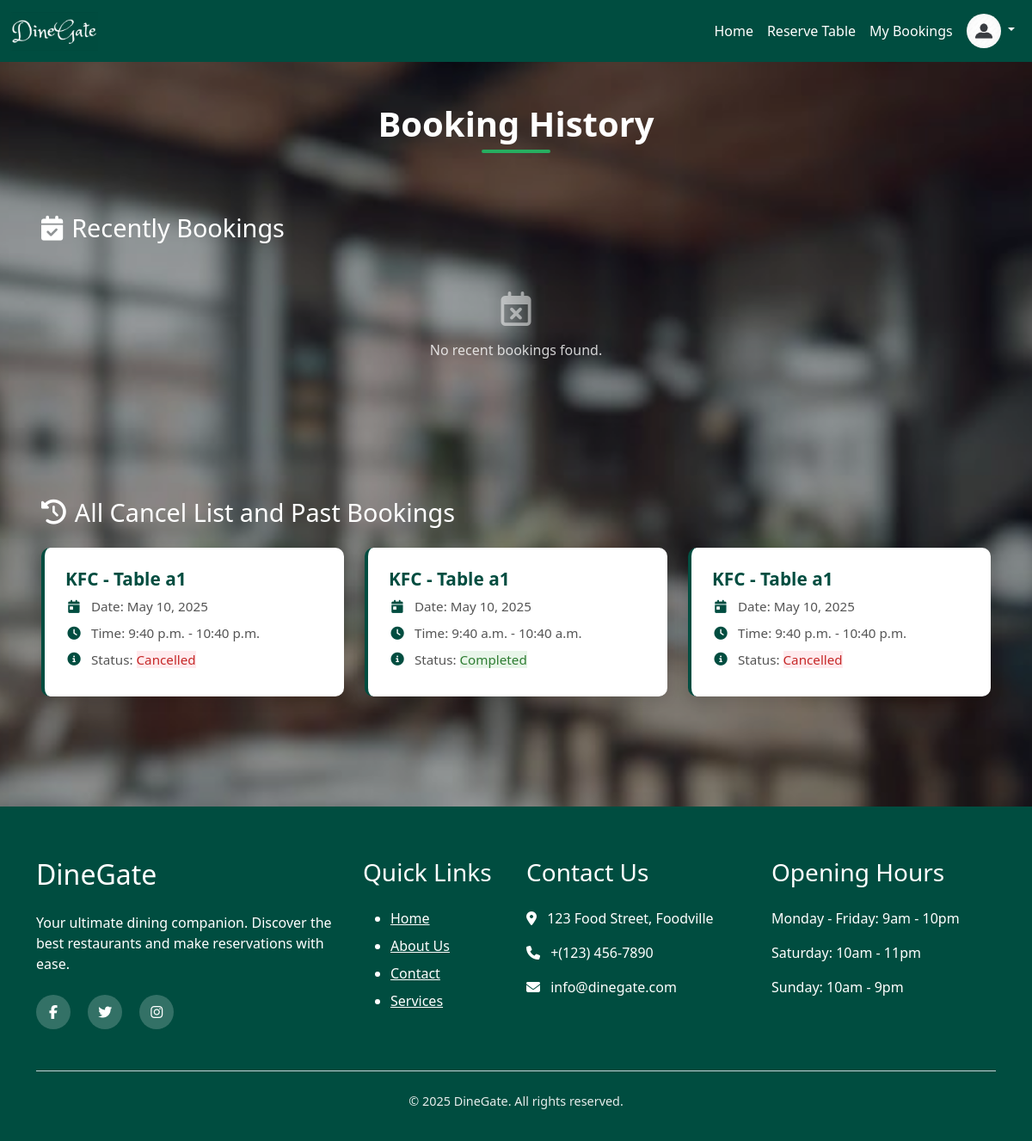
The page /Book_history/ (signed in) on the database its author committed.
### reservation/models.py (models this page shows, shortened)
class TableReservation(models.Model):
    user=models.ForeignKey(CustomerUser,on_delete=models.CASCADE)
    restaurant=models.ForeignKey(Restaurant ,on_delete=models.CASCADE)
    table=models.ForeignKey(Table_list ,on_delete=models.CASCADE)
    reserve_date=models.DateField()
    start_time=models.TimeField()
    end_time=models.TimeField()
    status_choice=(
        ('confirm','confirm'),
        ('cancel','cancel'),
    )
    status=models.CharField(max_length=100,choices=status_choice)
    def __str__(self):
        return (f"user: {self.user.user_name} ,Restau_name: {self.restaurant.restaurant_name}")

class Table_list(models.Model):
    restaurant=models.ForeignKey(Restaurant ,on_delete=models.CASCADE)
    table_no=models.CharField(max_length=100,blank=True,null=True)
    date=models.DateField(blank=True,null=True)
    start_time=models.TimeField(blank=True,null=True)
    end_time=models.TimeField(blank=True,null=True)
    no_of_people=models.IntegerField(blank=True,null=True)
    is_available = models.BooleanField(default=True)
    class Meta:
        unique_together = ('restaurant', 'table_no', 'date', 'start_time', 'end_time')

### restaurant/models.py (models this page shows, shortened)
class Restaurant(models.Model):
    restaurant_name=models.CharField(max_length=200)
    s_time=models.TimeField(blank=True,null=True)
    e_time=models.TimeField(blank=True,null=True)
    min_price=models.IntegerField(blank=True,null=True)
    max_price=models.IntegerField(blank=True,null=True)
    city=models.CharField(max_length=100)
    area=models.CharField(max_length=100)
    location=models.CharField(max_length=200)
    email=models.EmailField(max_length=100,blank=True,null=True)
    contact_no=models.IntegerField(blank=True,null=True)
    business_reg_id=models.IntegerField()
    password = models.CharField(max_length=128,blank=True,null=True)
    logo=models.ImageField(blank=True,null=True)
    role = models.CharField(max_length=20, default='restaurant')
    slug = models.SlugField(unique=True, blank=True,null=True)

### reservation/views.py (the view)
# urls.py: path('Book_history/',rv_views.Book_history,name='Book_history'),
def Book_history(request):
    customer_id = request.session.get('user_id')
    if not customer_id:
        return redirect('login')
    try:
        customer = CustomerUser.objects.get(id=customer_id)
    except CustomerUser.DoesNotExist:
        return redirect('login')
    now = timezone.now()
    today = now.date()
    current_time = now.time()
    bookings = TableReservation.objects.filter(user=customer).order_by('-reserve_date')
    recently_booking = []
    past = []
    for b in bookings:
        if b.reserve_date > today or (b.reserve_date == today and b.end_time >= current_time):
             if b.status=='confirm':
                recently_booking.append(b)
             else:
                past.append(b)
        else:
            past.append(b)
    print(past)
    return render(request,'reservation/Book_history.html' ,{'recently_booking': recently_booking,'past': past})

### account/context_processors.py (called while the page is built)
def user_role(request):
    user = None
    role = None
    if request.session.get('user_id'):
        try:
            user = CustomerUser.objects.get(id=request.session['user_id'])
            role = 'customer'
        except CustomerUser.DoesNotExist:
            pass
    elif request.session.get('restaurant_id'):
        try:
            user = Restaurant.objects.get(id=request.session['restaurant_id'])
            role = 'restaurant'
        except Restaurant.DoesNotExist:
            pass
    return {
        'logged_user': user,
        'logged_role': role,
    }

### template/reservation/Book_history.html
{% extends 'base.html' %}
{% load static %}
{% block content %}
<div class="booking-history-container" style="
    background: linear-gradient(rgba(0, 0, 0, 0.3), rgba(0, 0, 0, 0.3)),
                url('{% static 'images/back2.jpg' %}') no-repeat center center fixed;
    background-size: cover;
    min-height: 100vh;
    padding: 3rem 1rem;
">
    <div class="booking-header">
        <h1 class="booking-title">Booking History</h1>
    </div>
    <section class="booking-section">
        <h2 class="section-title">
            <i class="fas fa-calendar-check"></i> Recently Bookings
        </h2>
        {% if recently_booking %}
        <div class="booking-grid">
            {% for booking in recently_booking %}
            <div class="booking-card">
                <h3 class="booking-restaurant">{{ booking.restaurant.restaurant_name }} - Table {{ booking.table.table_no }}</h3>
                <div class="booking-detail">
                    <i class="fas fa-calendar-day"></i>
                    <span>Date: {{ booking.reserve_date }}</span>
                </div>
                <div class="booking-detail">
                    <i class="fas fa-clock"></i>
                    <span>Time: {{ booking.start_time }} - {{ booking.end_time }}</span>
                </div>
                <div class="booking-status status-confirm">
                    <i class="fas fa-check-circle"></i> Confirmed
                </div>
                <div <div style="margin-top: 10px;">
                <form method="post" action="{% url 'cancel_book' booking.id %}">
    {% csrf_token %}
        <a href="{% url 'cancel_book' booking.id %}" class="table-btn-delete">
            <i class="fas fa-times"></i> Cancel Booking
          </a>
</form>
</div>
            </div>
            {% endfor %}
        </div>
        {% else %}
        <div class="empty-booking">
            <i class="far fa-calendar-times"></i>
            <p>No recent bookings found.</p>
        </div>
        {% endif %}
    </section>
    <section class="booking-section">
        <h2 class="section-title">
            <i class="fas fa-history"></i> All Cancel List and Past Bookings
        </h2>
        {% if past %}
        <div class="booking-grid">
            {% for booking in past %}
            <div class="booking-card">
                <h3 class="booking-restaurant">{{ booking.restaurant.restaurant_name }} - Table {{ booking.table.table_no }}</h3>
                <div class="booking-detail">
                    <i class="fas fa-calendar-day"></i>
                    <span>Date: {{ booking.reserve_date }}</span>
                </div>
                <div class="booking-detail">
                    <i class="fas fa-clock"></i>
                    <span>Time: {{ booking.start_time }} - {{ booking.end_time }}</span>
                </div>
                <div class="booking-detail">
                    <i class="fas fa-info-circle"></i>
                    <span>Status:
                        {% if booking.status == 'confirm' %}
                        <span class="status-confirm">Completed</span>
                        {% else %}
                        <span class="status-cancel">Cancelled</span>
                        {% endif %}
                    </span>
                </div>
            </div>
            {% endfor %}
        </div>
        {% else %}
        <div class="empty-booking">
            <i class="far fa-calendar-times"></i>
            <p>No past bookings found.</p>
        </div>
        {% endif %}
    </section>
</div>
{% endblock %}

### static/css/style.css (style rules this page uses)
body { font-family: 'Poppins', sans-serif; margin: 0; padding: 0; color: #333; line-height: 1.6; }
.booking-header { max-width: 1200px; margin: 0 auto 2rem; padding: 0 1rem; text-align: center; }
.booking-title { font-size: 2.5rem; font-weight: 700; margin-bottom: 1rem; position: relative; display: inline-block; color: #fff; }
.booking-title::after { content: ''; position: absolute; bottom: -10px; left: 50%; transform: translateX(-50%); width: 80px; height: 4px; background: #27ae60; border-radius: 2px; }
.booking-section { max-width: 1200px; margin: 0 auto 3rem; padding: 2rem; }
.section-title { font-size: 1.8rem; margin-bottom: 1.5rem; color: #fff; display: flex; align-items: center; gap: 10px; }
.booking-grid { display: grid; grid-template-columns: repeat(auto-fill, minmax(300px, 1fr)); gap: 1.5rem; }
.booking-card { background: #fff; border-radius: 10px; padding: 1.5rem; box-shadow: 0 5px 15px rgba(0, 0, 0, 0.1); transition: all 0.3s ease; border-left: 4px solid #004D40; }
.booking-restaurant { font-size: 1.3rem; font-weight: 600; color: #004D40; margin-bottom: 0.5rem; }
.booking-detail { display: flex; align-items: center; margin-bottom: 0.5rem; color: #555; font-size: 0.95rem; }
.booking-detail i { margin-right: 10px; color: #004D40; width: 20px; text-align: center; }
.status-confirm { background-color: #e8f5e9; color: #2e7d32; }
.status-cancel { background-color: #ffebee; color: #c62828; }
.empty-booking { text-align: center; padding: 2rem; color: rgba(255, 255, 255, 0.8); grid-column: 1 / -1; }
.empty-booking i { font-size: 2.5rem; margin-bottom: 1rem; color: rgba(255, 255, 255, 0.5); }

### rows shown on the page
TableReservation: restaurant.restaurant_name "KFC", table.table_no "a1", reserve_date "May 10, 2025", start_time "9:40 p.m.", end_time "10:40 p.m.", status "Cancelled"
TableReservation: restaurant.restaurant_name "KFC", table.table_no "a1", reserve_date "May 10, 2025", start_time "9:40 a.m.", end_time "10:40 a.m.", status "Completed"
TableReservation: restaurant.restaurant_name "KFC", table.table_no "a1", reserve_date "May 10, 2025", start_time "9:40 p.m.", end_time "10:40 p.m.", status "Cancelled"
